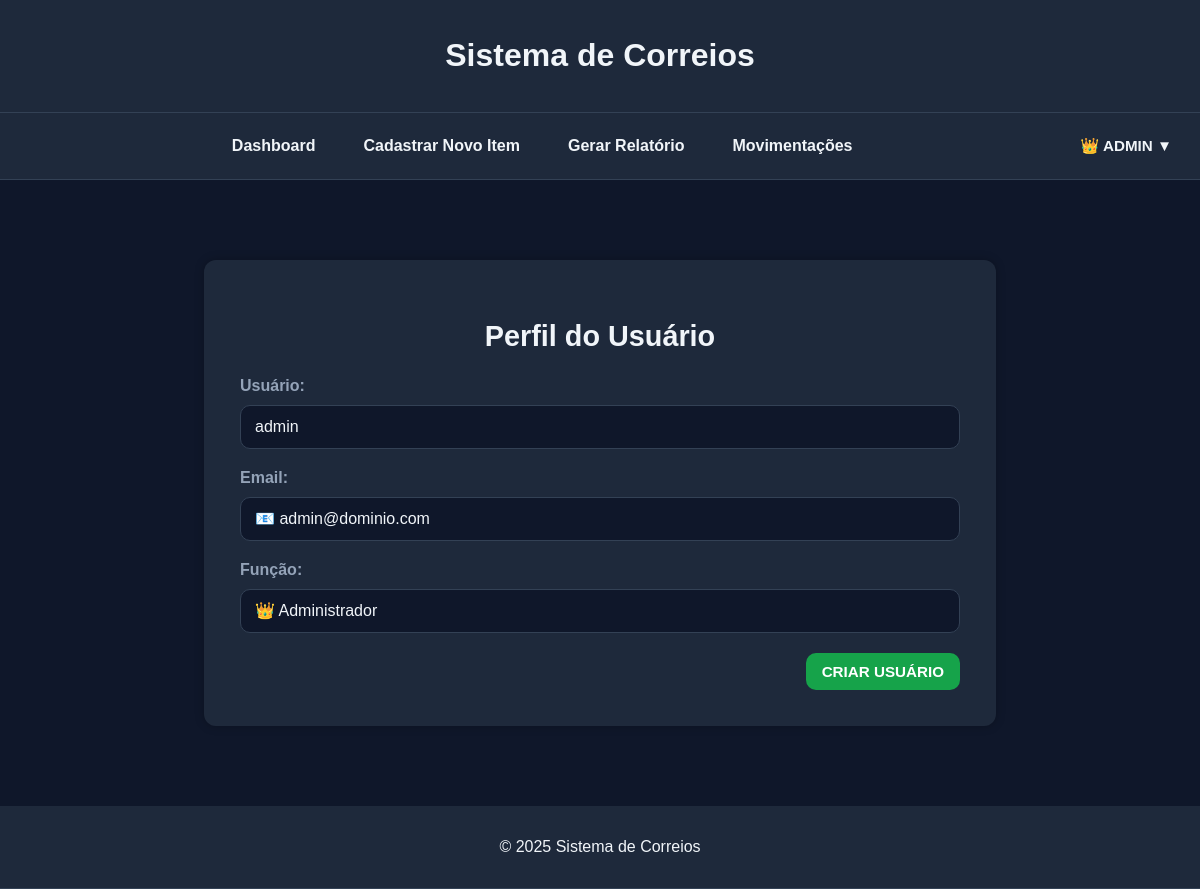
The app's page /profile (signed in) with its own data.
### app.py (models this page shows, shortened)
class User(UserMixin, db.Model):
    id = db.Column(db.Integer, primary_key=True)
    username = db.Column(db.String(80), unique=True, nullable=False)
    email = db.Column(db.String(120), unique=True, nullable=False)
    password_hash = db.Column(db.String(200), nullable=False)
    role = db.Column(db.String(20), default="user")  # "user" ou "admin"

### app.py (the view)
@app.route("/profile")
@login_required
def profile():
    return render_template("profile.html", user=current_user)

### app.py (called while the page is built)
@login_manager.user_loader
def load_user(user_id):
    return User.query.get(int(user_id))

### templates/profile.html
{% extends "base.html" %}
{% block content %}
<section class="form-card">
  <h2>Perfil do Usuário</h2>
  <div class="form-group">
    <label>Usuário:</label>
    <input type="text" value="{{ user.username }}" readonly>
  </div>
  <div class="form-group">
    <label>Email:</label>
    <input type="text" value="📧 {{ user.email }}" readonly>
  </div>
  <div class="form-group">
    <label>Função:</label>
    {% if user.role == "admin" %}
      <input type="text" value="👑 Administrador" readonly>
    {% else %}
      <input type="text" value="👤 Usuário" readonly>
    {% endif %}
  </div>
  <div class="form-actions">
    {% if user.role == "admin" %}
      <a href="{{ url_for('create_user') }}" class="btn-primary">Criar Usuário</a>
    {% endif %}
  </div>
</section>
{% endblock %}

### templates/base.html (shortened to what this page needs)
  <!DOCTYPE html>
  <html lang="pt-BR">
  <head>
      <link rel="stylesheet" href="{{ url_for('static', filename='style.css') }}">
      <link rel="stylesheet" href="https://cdnjs.cloudflare.com/ajax/libs/font-awesome/6.4.0/css/all.min.css">
  </head>
  <body>
  <header>
      <h1>Sistema de Correios</h1>
  </header>
  <nav>
  {% if current_user and current_user.is_authenticated %}
    <div class="nav-links">
      <a href="{{ url_for('index') }}">Dashboard</a>
      <a href="{{ url_for('new_item') }}">Cadastrar Novo Item</a>
      <a href="{{ url_for('report') }}">Gerar Relatório</a>
  {% if current_user and current_user.is_authenticated and current_user.role == "admin" %}
    <a href="{{ url_for('movimentacoes') }}">Movimentações</a>
  {% endif %}
    </div>
  {% endif %}
  <div class="nav-right">
    {% if current_user and current_user.is_authenticated %}
      <div class="user-menu">
        <button class="user-button">
          {% if current_user.role == "admin" %}
            👑 {{ current_user.username }} ▼
          {% else %}
            👤 {{ current_user.username }} ▼
          {% endif %}
        </button>
      </div>
    {% else %}
      <a href="{{ url_for('login') }}" class="btn-secondary">Login</a>
    {% endif %}
  </div>
</nav>
  <main class="content-container">
      {% block content %}{% endblock %}
    </main>
  <footer>
      <p>&copy; 2025 Sistema de Correios</p>
  </footer>
  </body>
  </html>

### static/style.css (style rules this page uses)
:root { --bg: #0f172a; --panel: #1e293b; --text: #f1f5f9; --muted: #94a3b8; --border: #334155; --primary: #16a34a; --primary-dark: #15803d; --danger: #ef4444; --danger-dark: #b91c1c; --info: #3b82f6; --info-dark: #1e40af; }
body { background-color: var(--bg); color: var(--text); font-family: Arial, sans-serif; margin: 0; padding: 0; }
header, footer { background-color: var(--panel); padding: 16px; text-align: center; border-bottom: 1px solid var(--border); }
nav { background-color: var(--panel); padding: 16px; display: flex; align-items: center; border-bottom: 1px solid var(--border); }
.nav-links { flex: 1; display: flex; justify-content: center; gap: 24px; flex-wrap: wrap; }
.nav-right { margin-left: auto; }
nav a { color: var(--text); text-decoration: none; font-weight: bold; padding: 8px 12px; border-radius: 6px; }
.user-menu { position: relative; display: inline-block; }
.user-button { background: transparent; border: none; color: var(--text); font-weight: bold; cursor: pointer; padding: 8px 12px; border-radius: 6px; }
main { padding: 40px 20px; max-width: 95vw; margin: 0 auto; }
.form-card { background-color: var(--panel); padding: 36px; border-radius: 12px; box-shadow: 0 0 10px rgba(0,0,0,0.25); max-width: 720px; margin: 40px auto; color: var(--text); text-align: left; }
.form-card h2 { margin-bottom: 24px; text-align: center; font-size: 1.8rem; color: var(--text); }
.form-actions { display: flex; justify-content: flex-end; gap: 12px; margin-top: 10px; }
.form-group { display: flex; flex-direction: column; gap: 10px; margin-bottom: 20px; }
.form-group label { font-weight: bold; color: var(--muted); }
.form-group input, .form-group select { padding: 12px 14px; border: 1px solid var(--border); border-radius: 10px; background-color: var(--bg); color: var(--text); font-size: 1rem; }
.form-group input::placeholder { color: var(--muted); }
button, .btn-primary, .btn-secondary, a.btn-primary, a.btn-secondary, a.btn-out, a.btn-in, a.btn-info { font-family: Arial, sans-serif; font-size: 0.95rem; font-weight: bold; text-transform: uppercase; padding: 10px 16px; border-radius: 10px; cursor: pointer; transition: background 0.3s ease, color 0.3s ease, border-color 0.3s ease; text-decoration: none; display: inline-block; }
.btn-primary, a.btn-primary, a.btn-in, .filter-form button { background-color: var(--primary); color: #fff; border: none; }

### records on screen
User: username "ADMIN", username "admin", email "📧 admin@dominio.com"
